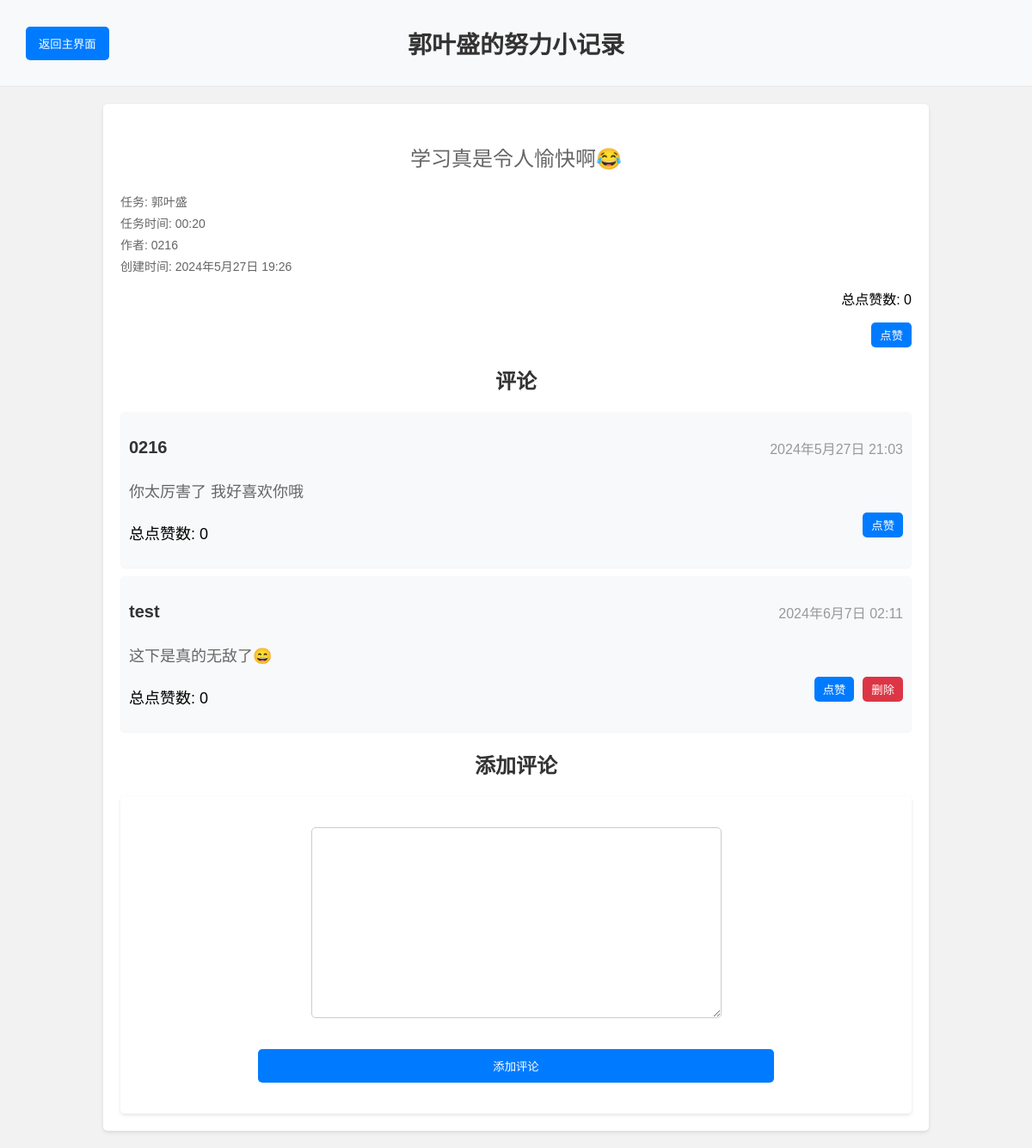
Page /post/21/ (signed in) on the committed database.
### community/models.py (models this page shows, shortened)
class Post(models.Model):
    title = models.CharField(max_length=200)
    content = models.TextField()
    author = models.ForeignKey(User, on_delete=models.CASCADE)
    created_at = models.DateTimeField(auto_now_add=True)
    task = models.CharField(max_length=200, default='')
    task_time = models.CharField(max_length=200, default='')
    likes = models.ManyToManyField(User, related_name='post_likes', blank=True)
    class Meta:
        db_table = 'article_tb'  #定义表名
        verbose_name = '文章'  #后台显示
        verbose_name_plural = verbose_name  #后台显示的复数
    def total_likes(self):
        return self.likes.count()

class Comment(models.Model):
    post = models.ForeignKey(Post, related_name='comments', on_delete=models.CASCADE)
    author = models.ForeignKey(User, on_delete=models.CASCADE)
    content = models.TextField()
    created_at = models.DateTimeField(auto_now_add=True)
    likes = models.ManyToManyField(User, related_name='comment_likes', blank=True)
    class Meta:
        db_table = 'comment_tb'
        verbose_name = '评论'
        verbose_name_plural = verbose_name
    def total_likes(self):
        return self.likes.count()

### community/views.py (the view)
# urls.py: path('post/<int:post_id>/', views.post_detail, name='post_detail'),  # 添加帖子详细页面的URL模式
@login_required
def post_detail(request, post_id):
    post = get_object_or_404(Post, id=post_id)
    comments = post.comments.all()
    if request.method == 'POST':
        form = CommentForm(request.POST)
        if form.is_valid():
            comment = form.save(commit=False)
            comment.post = post
            comment.author = request.user
            comment.save()
            return redirect('post_detail', post_id=post.id)
    else:
        form = CommentForm()
    return render(request, 'community/post_detail.html', {'post': post, 'comments': comments, 'form': form})

### community/forms.py
class CommentForm(forms.ModelForm):
    class Meta:
        model = Comment
        fields = ['content']
        labels = {
            'content': ''
        }

### community/templates/community/post_detail.html (shortened to what this page needs)
{% load static %}
{% load filters %}
<link rel="stylesheet" href="{% static 'community/post_detail_style.css' %}">
{% block content %}
    <div class="navbar">
        <div class="navbar-left">
            <button onclick="location.href='{% url 'post_list' %}'" class="back-button">返回主界面</button>
        </div>
        <div class="navbar-center">
            <h1>{{ post.title }}</h1>
        </div>
    </div>
    <div class="post-detail">
        <div class="post-content">
            <p>{{ post.content }}</p>
        </div>
        <div class="post-details">
            <p1>任务: {{ post.task }}</p1>
            <p1>任务时间: {{ post.task_time }}</p1>
            <p1>作者: {{ post.author.username }}</p1>
            <p1>创建时间: {{ post.created_at }}</p1>
        </div>
        <div class="post-likes">
            <p class="total-likes">总点赞数: <span id="likes-count-post-{{ post.id }}">{{ post.total_likes }}</span></p>
            <form class="like-form" action="{% url 'like_item' 'post' post.id %}" method="POST">
                {% if user in post.likes.all %}
                    <button type="submit" class="like-button">取消点赞</button>
                {% else %}
                    <button type="submit" class="like-button">点赞</button>
                {% endif %}
            </form>
        </div>
        <h2>评论</h2>
        <ul class="comment-list">
            {% for comment in comments %}
                <li class="comment">
                    <div class="comment-header">
                        <p class="comment-author">{{ comment.author.username }}</p>
                        <p1 class="comment-time">{{ comment.created_at }}</p1>
                    </div>
                    <p class="comment-content">{{ comment.content }}</p>
                    <div class="comment-footer">
                        <p class="total-likes">总点赞数: <span id="likes-count-comment-{{ comment.id }}">{{ comment.total_likes }}</span></p>
                        <form class="like-form" action="{% url 'like_item' 'comment' comment.id %}" method="POST">
                            {% if user in comment.likes.all %}
                                <button type="submit" class="like-button">取消点赞</button>
                            {% else %}
                                <button type="submit" class="like-button">点赞</button>
                            {% endif %}
                        </form>
                        {% if user.is_authenticated and user == comment.author %}
                            <form method="post" action="{% url 'delete_comment' post.id comment.id %}" class="delete-form">
                                <button type="submit" class="red-button">删除</button>
                            </form>
                        {% endif %}
                    </div>
                </li>
            {% endfor %}
        </ul>
        <h2>添加评论</h2>
        <div class="comment-form">
            <form method="post">
                {{ form.as_p }}
                <button type="submit" class="submit-button">添加评论</button>
            </form>
        </div>
    </div>
{% endblock %}

### community/static/community/post_detail_style.css (style rules this page uses)
h1 { color: #333; margin-top: 20px; margin-bottom: 20px; text-align: center; font-size: 28px; }
.post-detail { background-color: #fff; margin: 20px 10%; padding: 20px; border-radius: 5px; box-shadow: 0 2px 4px rgba(0, 0, 0, 0.1); }
.post-content { color: #666; margin: 10px 0; font-size: 24px; text-align: center; }
.post-details { color: #666; margin: 10px 0; font-size: 18px; }
.post-details p1 { display: block; color: #666; margin: 5px 0; font-size: 14px; text-align: left; }
.post-likes { margin-top: 10px; text-align: right; }
.like-button { background-color: #007bff; color: white; padding: 5px 10px; border: none; border-radius: 5px; cursor: pointer; margin-left: 10px; }
h2 { color: #333; margin-top: 20px; margin-bottom: 20px; text-align: center; font-size: 24px; }
.comment-list { list-style-type: none; padding: 0; margin: 0; }
.comment { background-color: #f8f9fa; margin-bottom: 10px; padding: 10px; border-radius: 5px; box-shadow: 0 1px 2px rgba(0, 0, 0, 0.05); font-size: 18px; }
.comment-header { display: flex; justify-content: space-between; align-items: center; }
.comment-author { color: #333; font-weight: bold; font-size: 20px; }
.comment-time { color: #999; font-size: 16px; }
.comment-content { color: #666; margin: 5px 0; font-size: 18px; }
.comment-footer { display: flex; justify-content: space-between; align-items: center; }
.comment-footer .total-likes { margin-right: auto; }
.red-button { background-color: #dc3545; color: white; padding: 5px 10px; border: none; border-radius: 5px; cursor: pointer; margin-left: 10px; }
.submit-button { background-color: #007bff; color: white; padding: 10px 15px; border: none; border-radius: 5px; cursor: pointer; margin-top: 10px; }
.comment-form { background-color: #fff; padding: 20px; border-radius: 5px; box-shadow: 0 2px 4px rgba(0, 0, 0, 0.1); margin-top: 20px; display: flex; justify-content: center; }
.comment-form form { width: 100%; max-width: 600px; display: flex; flex-direction: column; align-items: center; }
.comment-form form input, .comment-form form textarea { width: 100%; margin-bottom: 10px; padding: 10px; border: 1px solid #ccc; border-radius: 5px; font-size: 18px; }
.comment-form button { width: 100%; }
.navbar { background-color: #f8f9fa; padding: 10px 20px; display: flex; justify-content: space-between; align-items: center; border-bottom: 1px solid #e7e7e7; }
.navbar-left { display: flex; align-items: center; flex: 1; }
.navbar-center { flex: 2; display: flex; justify-content: center; }
.navbar-left button { background-color: #007bff; color: white; padding: 10px 15px; border: none; border-radius: 5px; text-decoration: none; cursor: pointer; margin-left: 10px; }

### rows in the picture
Post: title "郭叶盛的努力小记录", content "学习真是令人愉快啊😂", task "郭叶盛", task_time "00:20", author.username "0216", created_at "2024年5月27日 19:26", total_likes "0"
Comment: author.username "0216", created_at "2024年5月27日 21:03", content "你太厉害了 我好喜欢你哦", total_likes "0", shows "点赞"
Comment: author.username "test", created_at "2024年6月7日 02:11", content "这下是真的无敌了😄", total_likes "0", shows "点赞", shows "删除"
